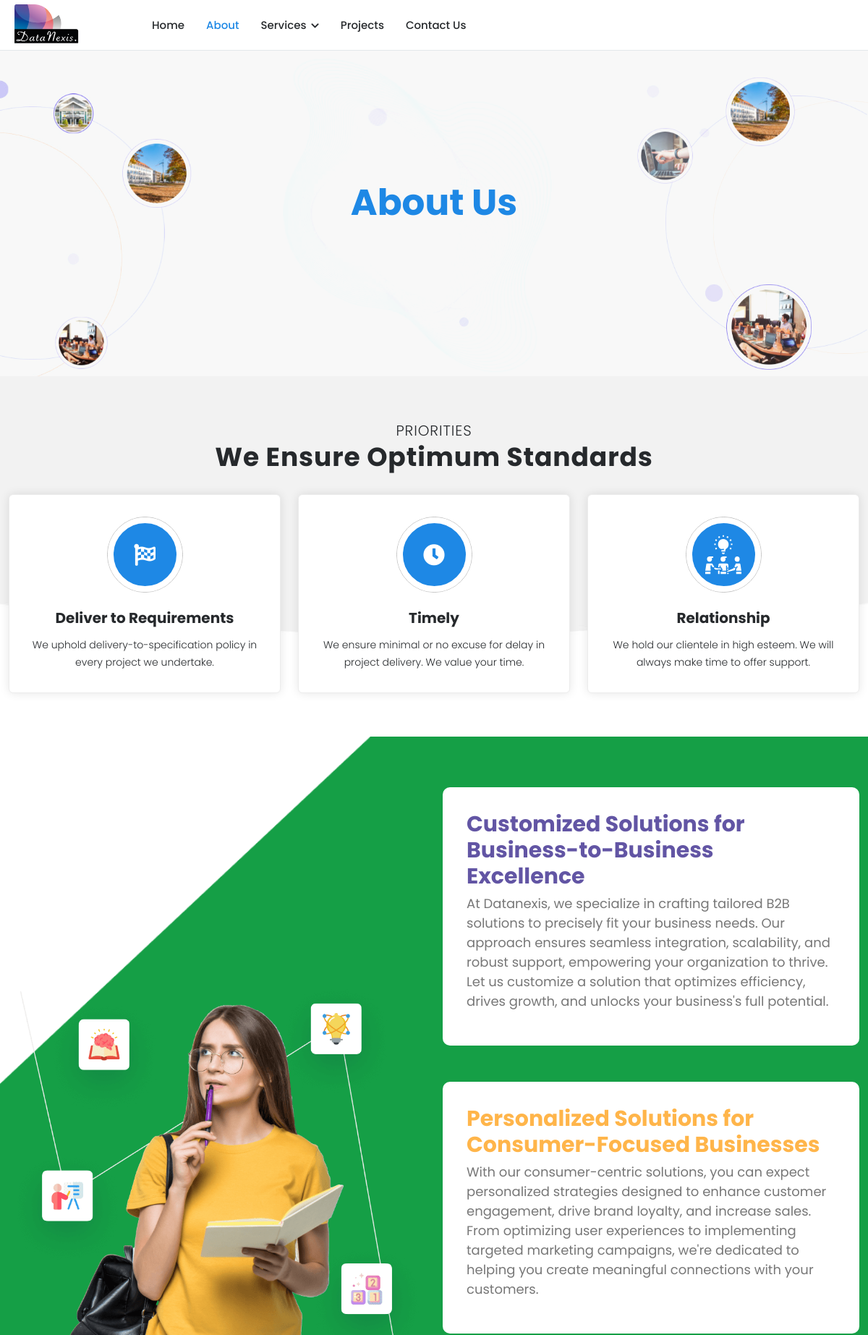
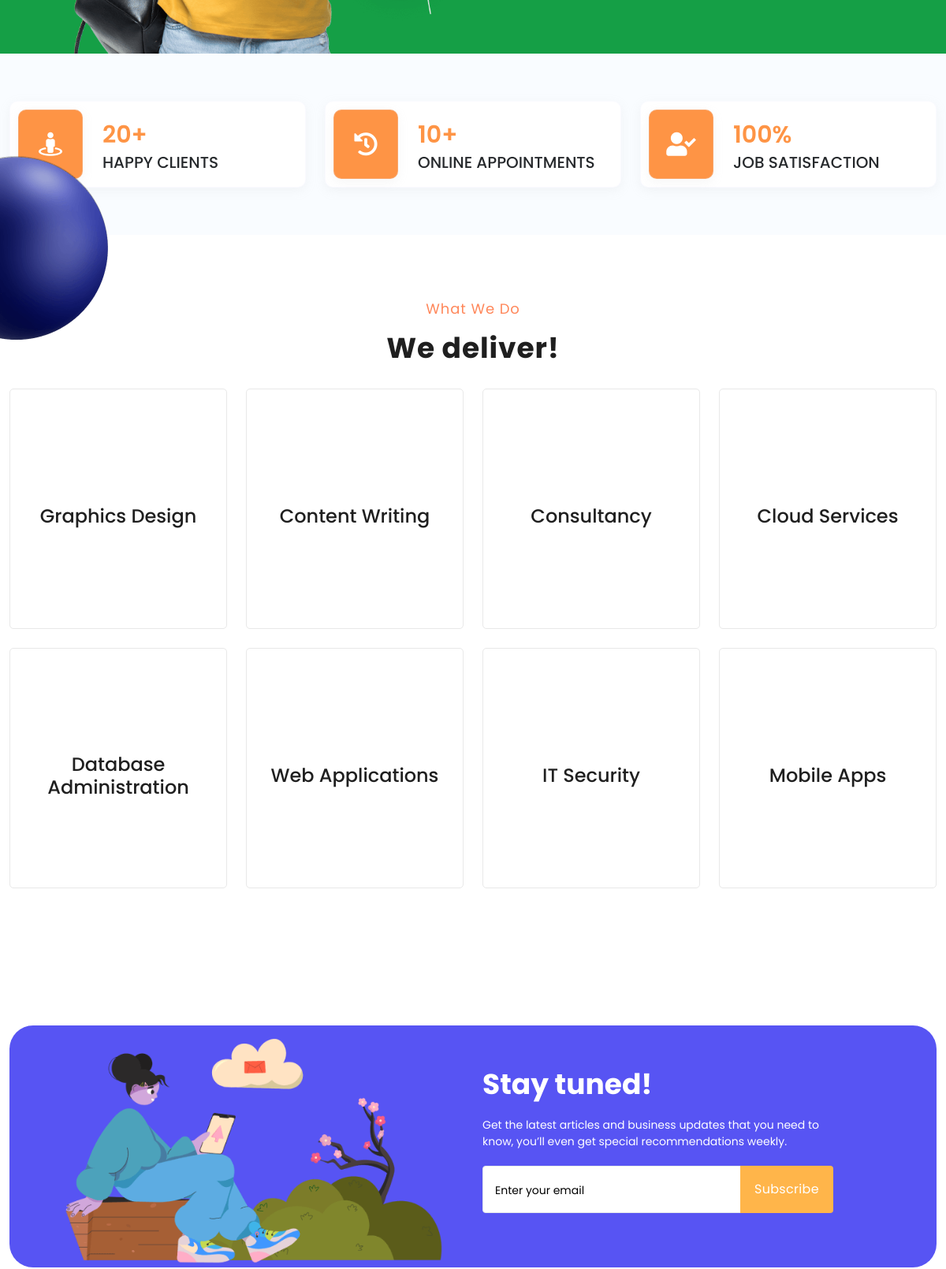
The page /about/ (upper part) on the database its author committed (2 pictures, top to bottom).
### pages/models.py (models this page shows, shortened)
class Service(models.Model):
    service = models.ForeignKey(ServiceTitle, on_delete=models.CASCADE, blank=True, null=True)
    icon = models.ImageField(upload_to='icon/', blank=True, null=True)
    icon2 = models.ImageField(upload_to='icon2/', blank=True, null=True)
    description = models.TextField(blank=True, null=True)
    created_at = models.DateTimeField(auto_now_add=True)
    modified_at = models.DateTimeField(auto_now=True)

class ServiceTitle(models.Model):
    title =  models.CharField(max_length=200)
    slug = models.SlugField()
    image = models.ImageField(upload_to='services/', blank=True, null=True)

### pages/views.py (the view)
# urls.py: path('about/', about, name='about'),
def about(request):
    return render(request, 'pages/about.html')

### pages/context_processors.py (called while the page is built)
def allServices(request):
    allServices = Service.objects.all()
    return dict(allServices=allServices)

def team(request):
    team = Team.objects.all().order_by('-name')
    return dict(team=team)

### templates/pages/about.html (shortened to what this page needs)
{% extends 'base.html' %}
{% load static %}
{% block content %}
<section class="section section-search2 spaccee">
    <div class="container">
        <div class="banner-wrapper m-auto text-center aos" data-aos="fade-up" style="z-index: 3;">
            <div class="banner-header">
                <h1> <span>About Us</span> </h1>
            </div>
        </div>
    </div>
</section>
<section class="section how-it-works">
    <div class="container">
        <div class="section-header text-center aos" data-aos="fade-up">
            <span>Priorities</span>
            <h2>We Ensure Optimum Standards</h2>
        </div>
        <div class="row">
            <div class="col-12 col-md-6 col-lg-4">
                <div class="feature-box text-center aos" data-aos="fade-up">
                    <div class="feature-header">
                        <div class="feature-icon">
                            <span class="circle"></span>
                            <i class="fa fa-solid fa-flag-checkered"></i>
                        </div>
                        <div class="feature-cont">
                            <div class="feature-text">Deliver to Requirements</div>
                        </div>
                    </div>
                    <p class="mb-0">We uphold delivery-to-specification policy in every project we undertake.</p>
                </div>
            </div>
            <div class="col-12 col-md-6 col-lg-4">
                <div class="feature-box text-center aos" data-aos="fade-up">
                    <div class="feature-header">
                        <div class="feature-icon">
                            <span class="circle"></span>
                            <i class="fa fa-regular fa-clock"></i>
                        </div>
                        <div class="feature-cont">
                            <div class="feature-text">Timely</div>
                        </div>
                    </div>
                    <p class="mb-0">We ensure minimal or no excuse for delay in project delivery. We value your time.</p>
                </div>
            </div>
            <div class="col-12 col-md-6 col-lg-4">
                <div class="feature-box text-center aos" data-aos="fade-up">
                    <div class="feature-header">
                        <div class="feature-icon">
                            <i><img src="{% static 'assets/img/icon-2.png' %}" alt=""></i>
                        </div>
                        <div class="feature-cont">
                            <div class="feature-text">Relationship</div>
                        </div>
                    </div>
                    <p class="mb-0">We hold our clientele in high esteem. We will always make time to offer support.</p>
                </div>
            </div>
        </div>
    </div>
</section>
<section class="join-mentor">
    <div class="container">
        <div class="row">
            <div class="col-lg-6  d-flex align-items-end">
                <div class="join-mentor-img aos " data-aos="fade-up">
                    <img src="{% static 'assets/img/join.png'%}" alt="">
                </div>
            </div>
            <div class="col-lg-6 ">
                <div class="head-join-us aos " data-aos="fade-up">
                    <div class="join-mentor-detail">
                        <h2>Customized Solutions for Business-to-Business Excellence</h2>
                        <p class="join-sub-text">At Datanexis, we specialize in crafting tailored B2B solutions to precisely fit your business needs.
                            Our approach ensures seamless integration, scalability, and robust support, empowering your organization to thrive.
                            Let us customize a solution that optimizes efficiency, drives growth, and unlocks your business's full potential.</p>
                    </div>
                    <div class="best-course-detail">
                        <h2>Personalized Solutions for Consumer-Focused Businesses</h2>
                        <p class="join-sub-text">With our consumer-centric solutions, you can expect personalized strategies designed to enhance customer engagement, drive brand loyalty, and increase sales.
                            From optimizing user experiences to implementing targeted marketing campaigns, we're dedicated to helping you create meaningful connections with your customers.</p>
                    </div>
                </div>
            </div>
        </div>
    </div>
</section>
<section class="section statistics-section-eight">
    <div class="container">
        <div class="row">
            <div class="col-12 col-md-4 aos" data-aos="fade-up">
                <div class="statistics-list-eight">
                    <div class="statistics-icon-eight">
                        <i class="fas fa-street-view"></i>
                    </div>
                    <div class="statistics-content-eight">
                        <span>20+</span>
                        <h3>Happy Clients</h3>
                    </div>
                </div>
            </div>
            <div class="col-12 col-md-4 aos" data-aos="fade-up">
                <div class="statistics-list-eight">
                    <div class="statistics-icon-eight">
                        <i class="fas fa-history"></i>
                    </div>
                    <div class="statistics-content-eight">
                        <span>10+</span>
                        <h3>Online Appointments</h3>
                    </div>
                </div>
            </div>
            <div class="col-12 col-md-4 aos" data-aos="fade-up">
                <div class="statistics-list-eight">
                    <div class="statistics-icon-eight">
                        <i class="fas fa-user-check"></i>
                    </div>
                    <div class="statistics-content-eight">
                        <span>100%</span>
                        <h3>Job Satisfaction</h3>
                    </div>
                </div>
            </div>
        </div>
    </div>
</section>
<section class="most-popular course-categories-four">
    <div class="container">
        <div class="side-four">
            <img src="{% static 'assets/img/img-2.png' %}" alt="">
        </div>
        <div class="section-header h-four text-center aos " data-aos="fade-up">
            <span>What we do</span>
            <h2>We deliver!</h2>
        </div>
        <div id="services" class="popular-categories aos " data-aos="fade-up">
            <div class="row">
                {% for i in allServices %}
                    <div class="col-lg-3 col-md-4">
                        <a href="{% url 'single_service' i.service.slug %}">
                            <div class="sub-categories bg-design d-flex align-items-center justify-content-center">
                                <div class="sub-categories-group">
                                    <div class="categories-text text-center">
                                        <h4>{{ i.service.title }}</h4>
                                    </div>
                                </div>
                            </div>
                        </a>
                    </div>
                 {% endfor %}
            </div>
        </div>
    </div>
</section>
<section class="new-course new-course-three">
    <div class="container">
        <div class="new-course-background">
            <div class="row">
                <div class="col-lg-6 col-md-6 d-flex align-items-end">
                    <div class="new-course-img aos " data-aos="fade-up">
                        <img src="{% static 'assets/img/stay-turn.png' %}" alt="new course">
                    </div>
                </div>
                <div class="col-lg-6 col-md-6 d-flex align-items-center">
                    <div class="every-new-course aos" data-aos="fade-up">
                        <div class="new-course-text">
                            <h1>Stay tuned!</h1>
                            <p class="page-sub-text">
                                Get the latest articles and business updates that you need to know, you’ll even get special recommendations weekly.
                            </p>
                        </div>
                        <div id="subscribe" class="course-mail">
                            <form id="subscribe-form" method="post" action="{% url 'subscribe' %}">
                                <div class="input-group mb-3 subscribe-form">
                                    <input
                                        type="email"
                                        name="email"
                                        class="form-control course-text-bg"
                                        placeholder="Enter your email"
                                        required
                                        maxlength="254"
                                        id="id_email"
                                        autocomplete="off"
                                    >
                                    <button type="submit" class="btn bg-course-subscribe">Subscribe</button>
                                </div>
                            </form>
                        </div>
                    </div>
                </div>
            </div>
        </div>
    </div>
</section>
{% endblock content %}

### datanexistech/static/assets/css/custom.css (style rules this page uses)
.spaccee { display: flex; align-content: center; align-items: center; }

### rows shown on the page
Service: service "Graphics Design"
Service: service "Content Writing"
Service: service "Consultancy"
Service: service "Cloud Services"
Service: service "Database Administration"
Service: service "Web Applications"
Service: service "IT Security"
Service: service "Mobile Apps"
